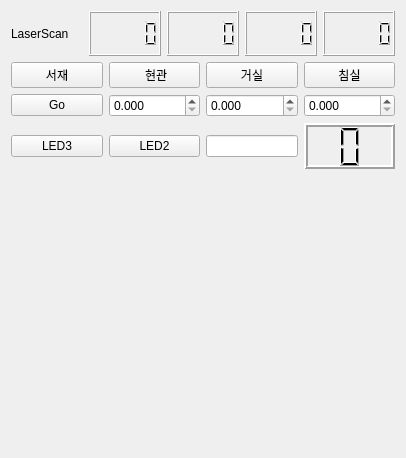
<?xml version="1.0" encoding="UTF-8"?>
<ui version="4.0">
 <class>Tab1RosControl</class>
 <widget class="QWidget" name="Tab1RosControl">
  <property name="geometry">
   <rect>
    <x>0</x>
    <y>0</y>
    <width>406</width>
    <height>458</height>
   </rect>
  </property>
  <property name="windowTitle">
   <string>Form</string>
  </property>
  <layout class="QVBoxLayout" name="verticalLayout_2">
   <item>
    <layout class="QVBoxLayout" name="verticalLayout" stretch="1,1,1,1,6">
     <item>
      <layout class="QHBoxLayout" name="horizontalLayout">
       <item>
        <widget class="QLabel" name="label">
         <property name="text">
          <string>LaserScan</string>
         </property>
        </widget>
       </item>
       <item>
        <widget class="QLCDNumber" name="pLcdNumber1">
         <property name="smallDecimalPoint">
          <bool>false</bool>
         </property>
         <property name="digitCount">
          <number>5</number>
         </property>
        </widget>
       </item>
       <item>
        <widget class="QLCDNumber" name="pLcdNumber2">
         <property name="digitCount">
          <number>5</number>
         </property>
        </widget>
       </item>
       <item>
        <widget class="QLCDNumber" name="pLcdNumber3">
         <property name="digitCount">
          <number>5</number>
         </property>
        </widget>
       </item>
       <item>
        <widget class="QLCDNumber" name="pLcdNumber4">
         <property name="digitCount">
          <number>5</number>
         </property>
        </widget>
       </item>
      </layout>
     </item>
     <item>
      <layout class="QHBoxLayout" name="horizontalLayout_2">
       <item>
        <widget class="QPushButton" name="pPBStudy">
         <property name="text">
          <string>서재</string>
         </property>
        </widget>
       </item>
       <item>
        <widget class="QPushButton" name="pPBFront">
         <property name="text">
          <string> 현관</string>
         </property>
        </widget>
       </item>
       <item>
        <widget class="QPushButton" name="pPBLiving">
         <property name="text">
          <string>거실</string>
         </property>
        </widget>
       </item>
       <item>
        <widget class="QPushButton" name="pPBBedroom">
         <property name="text">
          <string>침실</string>
         </property>
        </widget>
       </item>
      </layout>
     </item>
     <item>
      <layout class="QHBoxLayout" name="horizontalLayout_3">
       <item>
        <widget class="QPushButton" name="pPushButtonGo">
         <property name="text">
          <string>Go</string>
         </property>
        </widget>
       </item>
       <item>
        <widget class="QDoubleSpinBox" name="pDoubleSpinBox1">
         <property name="decimals">
          <number>3</number>
         </property>
        </widget>
       </item>
       <item>
        <widget class="QDoubleSpinBox" name="pDoubleSpinBox2">
         <property name="decimals">
          <number>3</number>
         </property>
        </widget>
       </item>
       <item>
        <widget class="QDoubleSpinBox" name="pDoubleSpinBox3">
         <property name="decimals">
          <number>3</number>
         </property>
        </widget>
       </item>
      </layout>
     </item>
     <item>
      <layout class="QHBoxLayout" name="horizontalLayout_5" stretch="1,1,1,1">
       <item>
        <widget class="QPushButton" name="pPBLed3">
         <property name="text">
          <string>LED3</string>
         </property>
         <property name="checkable">
          <bool>true</bool>
         </property>
        </widget>
       </item>
       <item>
        <widget class="QPushButton" name="pPBLed2">
         <property name="text">
          <string>LED2</string>
         </property>
         <property name="checkable">
          <bool>true</bool>
         </property>
        </widget>
       </item>
       <item>
        <widget class="QLineEdit" name="pLELed10">
         <property name="maxLength">
          <number>99</number>
         </property>
        </widget>
       </item>
       <item>
        <widget class="QLCDNumber" name="pLcdNumberRes">
         <property name="lineWidth">
          <number>2</number>
         </property>
         <property name="digitCount">
          <number>1</number>
         </property>
         <property name="mode">
          <enum>QLCDNumber::Hex</enum>
         </property>
        </widget>
       </item>
      </layout>
     </item>
     <item>
      <layout class="QHBoxLayout" name="horizontalLayout_4">
       <item>
        <widget class="QLabel" name="pLabelCam">
         <property name="text">
          <string/>
         </property>
        </widget>
       </item>
      </layout>
     </item>
    </layout>
   </item>
  </layout>
 </widget>
 <resources/>
 <connections/>
</ui>
